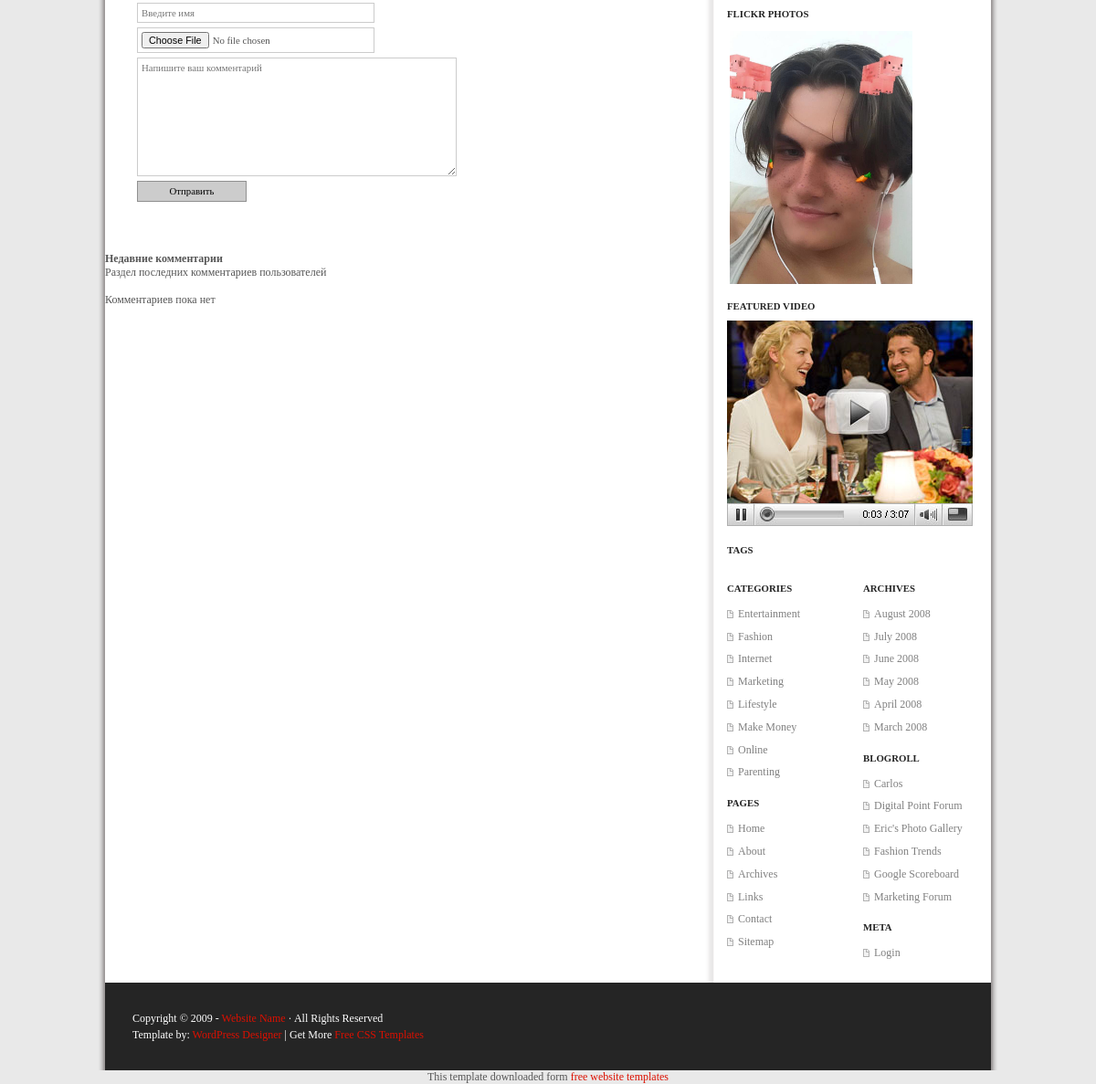
The app's page /page/3 (lower part), older data.
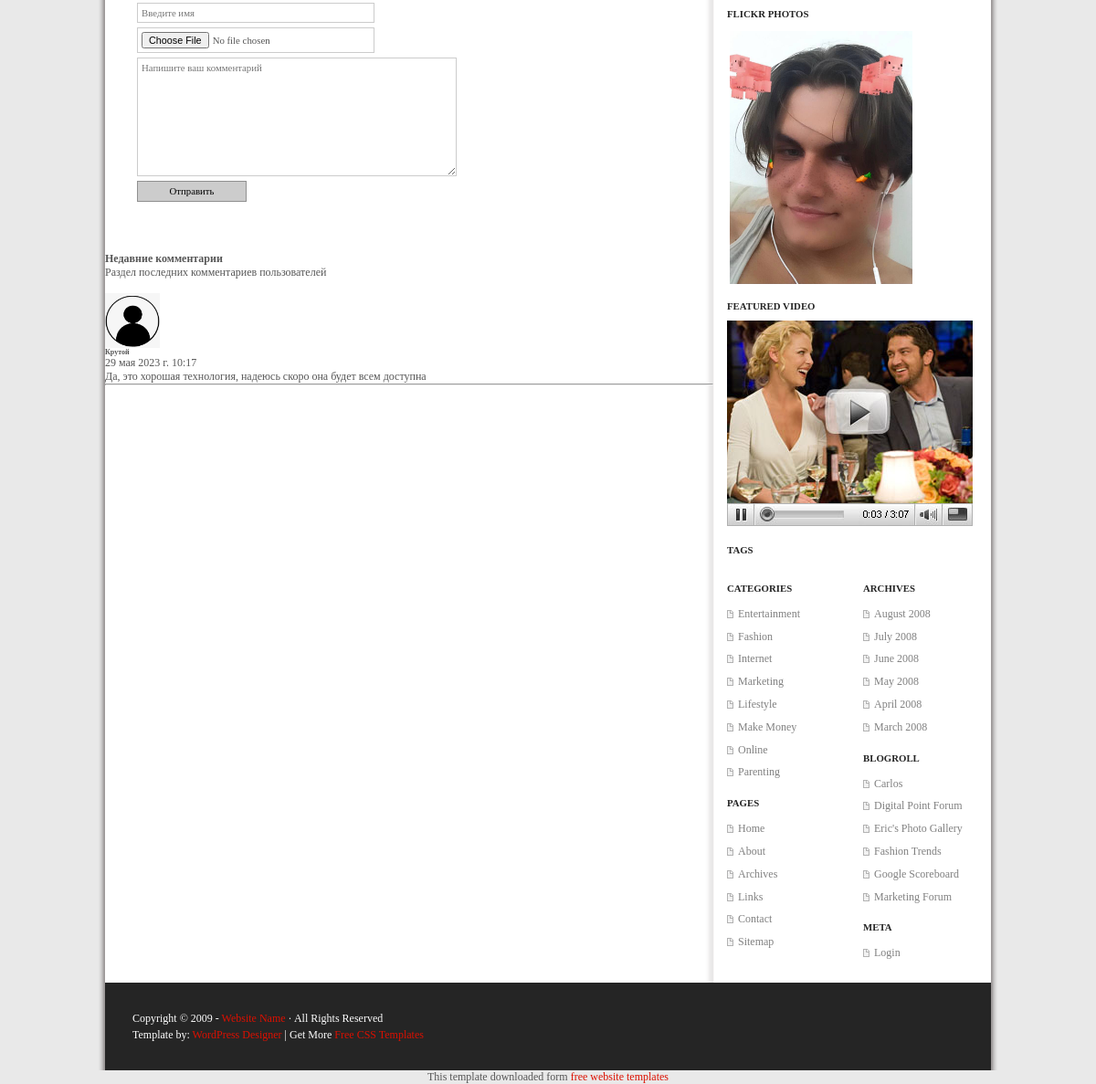
The same page, newer data.
### blog/models.py (models this page shows, shortened)
class Comment(models.Model):
    post = models.ForeignKey(Post, related_name='comments', on_delete=models.CASCADE)
    name = models.CharField(max_length=100)
    body = models.TextField()
    created_date = models.DateTimeField(auto_now_add=True)
    image = models.ImageField(upload_to='avatar/%Y/%m/%d/', default="avatar/2023/05/29/115-1150821_default-avatar-comments-sign-in-icon.png")
    class Meta:
        verbose_name = 'Комментарий'
        verbose_name_plural = 'Комментарии'
        ordering = ['-created_date']

### blog/views.py (the view)
# urls.py: path('page/<int:id>', page),
def page(request, id):
    post_page = Post.objects.get(id=id)
    form = CommentForm()
    if request.method == 'POST':
        form = CommentForm(data=request.POST)
        data = form.save(commit=False)
        data.post = post_page
        data.save()
    return render(request, 'page.html', {"post_page": post_page, 'form': form})

### blog/forms.py
class CommentForm(forms.ModelForm):
    class Meta:
        model = Comment
        fields = ['name', 'image', 'body',]
        widgets = {
            'name': forms.TextInput(attrs={'class': 'form-control', 'placeholder': 'Введите имя'}),
            'body': forms.Textarea(attrs={'class': 'form-control', 'placeholder': 'Напишите ваш комментарий'})
        }

### blog/models.py (called while the page is built)
    def __str__(self):
        return f'{self.title}'

### blog/templates/page.html (shortened to what the changed rows need)
{% extends 'base.html' %}
{% load static %}
{% block content %}
  <div id="content">
    <div id="comments">
      <div id="respond">
      </div>
    </div>
    <br>
    <br>
{% if post_page.comments.all %}
<h4 class="mb-0">Недавние комментарии</h4>
<p class="fw-light mb-4 pb-2">Раздел последних комментариев пользователей</p>
{% for i in post_page.comments.all %}
<section>
  <div class="container my-5 py-5">
    <div class="row d-flex justify-content-center">
      <div class="col-md-12 col-lg-10">
        <div class="card text-dark">
          <div class="card-body p-4">
            <br>
          <div class="card-body p-4">
            <div class="d-flex flex-start">
              <img class="rounded-circle shadow-1-strong me-3"
                src="{{ i.image.url }}" alt="avatar" width="60"
                height="60" />
              <div>
                <h6 class="fw-bold mb-1">{{ i.name }}</h6>
                <div class="d-flex align-items-center mb-3">
                  <p class="mb-0">
                    {{ i.created_date }}
                  </p>
                </div>
                <p class="mb-0">
                  {{ i.body }}
                </p>
              </div>
            </div>
          </div>
            <hr class="my-0" />
        </div>
      </div>
    </div>
  </div>
  </div>
</section>
{% endfor %}
    {% else %}
<h4 class="mb-0">Недавние комментарии</h4>
<p class="fw-light mb-4 pb-2">Раздел последних комментариев пользователей</p>
    <br>
    <p> Комментариев пока нет </p>
{% endif %}
  </div>
  <div id="sidebar">
    <div class="wrapper">
      <h2>Flickr Photos</h2>
      <h2>Featured Video</h2>
      <h2>Tags</h2>
      <div class="l sbar">
        <h2>Categories</h2>
        <h2>Pages</h2>
      </div>
      <div class="r sbar">
        <h2>Archives</h2>
        <h2>Blogroll</h2>
        <h2>Meta</h2>
      </div>
    </div>
  </div>
{% endblock %}

Row changes from the older to the newer data that the page shows:
added Comment: image (placeholder picture), name "Крутой", created_date "29 мая 2023 г. 10:17", body "Да, это хорошая технология, надеюсь скоро она будет всем доступна"
Text that changed along with them:
text no longer shown: "Комментариев пока нет"
